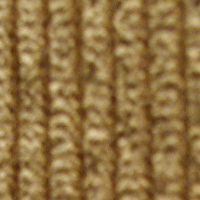
#> input picture data/textures 3/corduroy/42-scale_1_im_9_col.png, 200 x 200 px; its folder holds only this picture in this run
$ jupyter execute 'Canny Edge Detection.ipynb'
#> lines starting #> are read from the running program, lines starting #| are printed output that depends on the picture
### Cotton

[cell 1]
import glob
import os
import cv2
import matplotlib.pyplot as plt
folder_path = "E:\\Projects vijAI\\Fabric Detection\\Provided Content\\textures 3\\cotton"
image_files = glob.glob(os.path.join(folder_path, "*.png"))

for count,image_name in enumerate(image_files,start=1):
    if count==30:
        break
    # Load the image
    image = cv2.imread(image_name, cv2.IMREAD_GRAYSCALE)

    # Step 1: Enhance contrast (optional)
    equalized_image = cv2.equalizeHist(image)

    # Step 2: Apply Gaussian Blur to reduce noise
    blurred_image = cv2.GaussianBlur(image, (3, 3), 1)

    # Step 3: Apply Canny Edge Detection with adjusted thresholds
    edges = cv2.Canny(blurred_image, 30, 30)

    # Display the results
    plt.figure(figsize=(10,5))
    plt.subplot(1,2,1)
    plt.title(f'Original {image_name[50:]}')
    plt.imshow(image, cmap='gray')

    plt.subplot(1,2,2)
    plt.title('Canny Edge Detection')
    plt.imshow(edges, cmap='gray')

    plt.show()

### Corduroy

[cell 2]
import glob
import os
folder_path = "E:\\Projects vijAI\\Fabric Detection\\Provided Content\\textures 3\\corduroy"
image_files = glob.glob(os.path.join(folder_path, "*.png"))

for count,image_name in enumerate(image_files):
    if count==30:
        break
    # Load the image
    image = cv2.imread(image_name, cv2.IMREAD_GRAYSCALE)
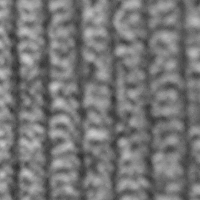
#> image: shape (200, 200); min 48, max 206, mean 117.6

    # Step 1: Enhance contrast (optional)
    equalized_image = cv2.equalizeHist(image)
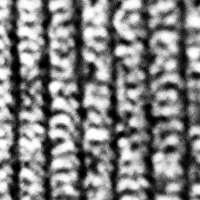
#> equalized_image: shape (200, 200); min 0, max 255, mean 128.8

    # Step 2: Apply Gaussian Blur to reduce noise
    blurred_image = cv2.GaussianBlur(image, (3, 3), 1)

    # Step 3: Apply Canny Edge Detection with adjusted thresholds
    edges = cv2.Canny(blurred_image, 30, 30)
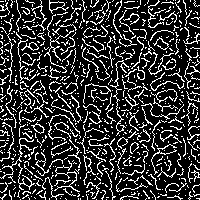
#> edges: shape (200, 200); 20.4% white in thin lines or dots

    # Display the results
    plt.figure(figsize=(10,5))
    plt.subplot(1,2,1)
    plt.title(f'Original {image_name[50:]}')
    plt.imshow(image, cmap='gray')

    plt.subplot(1,2,2)
    plt.title('Canny Edge Detection')
    plt.imshow(edges, cmap='gray')

    plt.show()
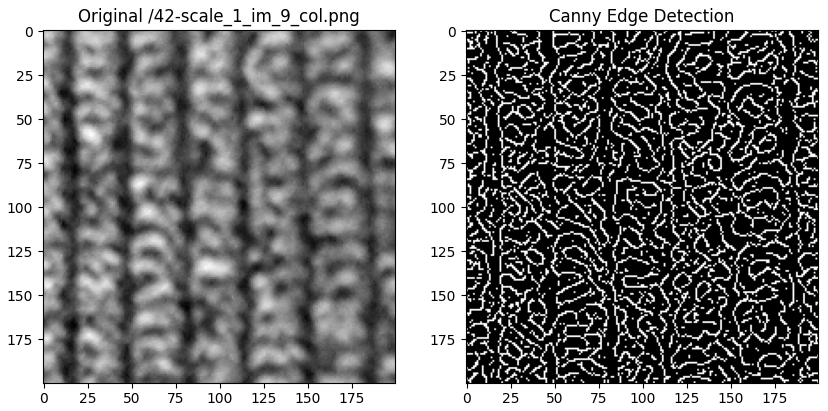
#> figure drawn by matplotlib, 2 panels

### Denim

[cell 3]
import glob
import os
folder_path = "E:\\Projects vijAI\\Fabric Detection\\Provided Content\\textures 3\\denim"
image_files = glob.glob(os.path.join(folder_path, "*.png"))

for count,image_name in enumerate(image_files):
    if count==30:
        break
    # Load the image
    image = cv2.imread(image_name, cv2.IMREAD_GRAYSCALE)

    # Step 1: Enhance contrast (optional)
    equalized_image = cv2.equalizeHist(image)

    # Step 2: Apply Gaussian Blur to reduce noise
    blurred_image = cv2.GaussianBlur(image, (3, 3), 1)

    # Step 3: Apply Canny Edge Detection with adjusted thresholds
    edges = cv2.Canny(blurred_image, 30, 30)

    # Display the results
    plt.figure(figsize=(10,5))
    plt.subplot(1,2,1)
    plt.title(f'Original {image_name[50:]}')
    plt.imshow(image, cmap='gray')

    plt.subplot(1,2,2)
    plt.title('Canny Edge Detection')
    plt.imshow(edges, cmap='gray')

    plt.show()

### Lenin

[cell 4]
import glob
import os
import cv2
import matplotlib.pyplot as plt

folder_path = "E:\\Projects vijAI\\Fabric Detection\\Provided Content\\textures 3\\linin"
image_files = glob.glob(os.path.join(folder_path, "*.jpg"))

for count,image_name in enumerate(image_files):
    if count==30:
        break
    # Load the image
    image = cv2.imread(image_name, cv2.IMREAD_GRAYSCALE)

    # Step 1: Enhance contrast (optional)
    equalized_image = cv2.equalizeHist(image)

    # Step 2: Apply Gaussian Blur to reduce noise
    blurred_image = cv2.GaussianBlur(image, (3, 3), 1)

    # Step 3: Apply Canny Edge Detection with adjusted thresholds
    edges = cv2.Canny(blurred_image, 30, 30)

    # Display the results
    plt.figure(figsize=(10,5))
    plt.subplot(1,2,1)
    plt.title(f'Original {image_name[50:]}')
    plt.imshow(image, cmap='gray')

    plt.subplot(1,2,2)
    plt.title('Canny Edge Detection')
    plt.imshow(edges, cmap='gray')

    plt.show()

### Wool

[cell 5]
import glob
import os
import cv2
import matplotlib.pyplot as plt
folder_path = "E:\\Projects vijAI\\Fabric Detection\\Provided Content\\textures 3\\wool"
image_files = glob.glob(os.path.join(folder_path, "*.png"))

for count,image_name in enumerate(image_files[::10][:30],start=1):
    if count==30:
        break
    # Load the image
    image = cv2.imread(image_name, cv2.IMREAD_GRAYSCALE)

    # Step 1: Enhance contrast (optional)
    equalized_image = cv2.equalizeHist(image)

    # Step 2: Apply Gaussian Blur to reduce noise
    blurred_image = cv2.GaussianBlur(image, (3, 3), 1)

    # Step 3: Apply Canny Edge Detection with adjusted thresholds
    edges = cv2.Canny(blurred_image, 30, 30)

    # Display the results
    plt.figure(figsize=(10,5))
    plt.subplot(1,2,1)
    plt.title(f'Original {image_name[50:]}')
    plt.imshow(image, cmap='gray')

    plt.subplot(1,2,2)
    plt.title('Canny Edge Detection')
    plt.imshow(edges, cmap='gray')

    plt.show()

[cell 6]
edges.shape
#> Out = (200, 200)

[cell 7]
edges[:,20]
#> Out = 200 values, max 255 at index 14, min 0 at index 0, mean 93.08

$ run again, on data/textures 3/corduroy/42-scale_5_im_8_col.png
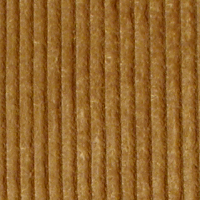
#> input picture data/textures 3/corduroy/42-scale_5_im_8_col.png, 200 x 200 px
#> `edges = cv2.Canny(blurred_image, 30, 30)`:
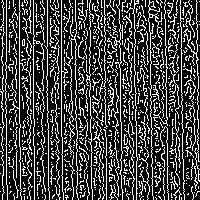
#> edges: shape (200, 200); 26.3% white in thin lines or dots
#> `plt.show()`:
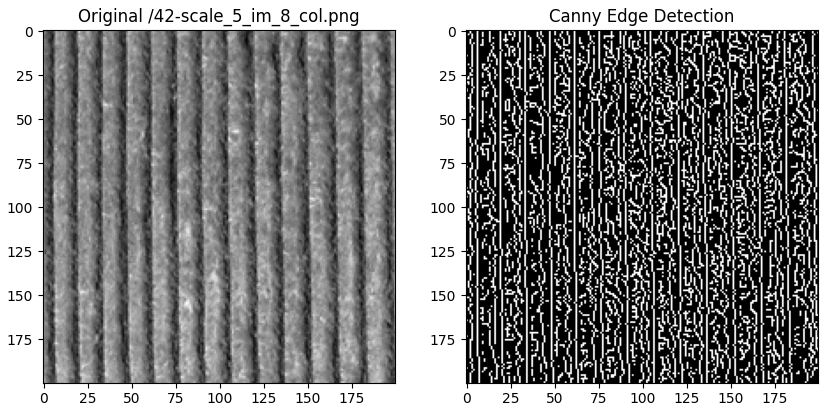
#> figure drawn by matplotlib, 2 panels
#> `edges[:,20]`: Out = 200 values, max 255 at index 11, min 0 at index 0, mean 65.03

$ run again, on data/textures 3/corduroy/42-scale_7_im_5_col.png
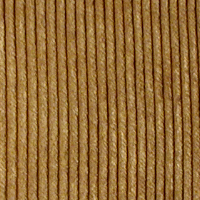
#> input picture data/textures 3/corduroy/42-scale_7_im_5_col.png, 200 x 200 px
#> `blurred_image = cv2.GaussianBlur(image, (3, 3), 1)`:
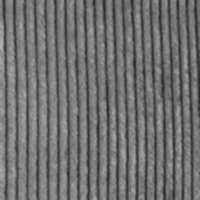
#> blurred_image: shape (200, 200); min 38, max 179, mean 111.8
#> `edges = cv2.Canny(blurred_image, 30, 30)`:
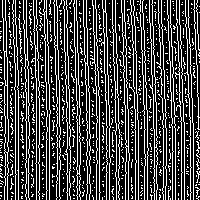
#> edges: shape (200, 200); 27.7% white in thin lines or dots
#> `edges[:,20]`: Out = 200 values, max 255 at index 3, min 0 at index 0, mean 40.8

$ run again, on data/textures 3/corduroy/42-scale_2_im_4_col.png
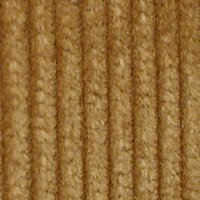
#> input picture data/textures 3/corduroy/42-scale_2_im_4_col.png, 200 x 200 px
#> edges: shape (200, 200); 30.7% white in thin lines or dots
#> `plt.show()`:
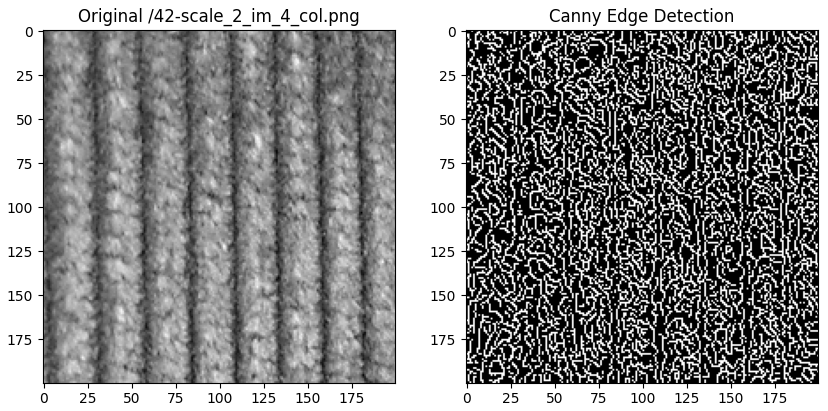
#> figure drawn by matplotlib, 2 panels
#> `edges[:,20]`: Out = 200 values, max 255 at index 0, min 0 at index 1, mean 73.95
